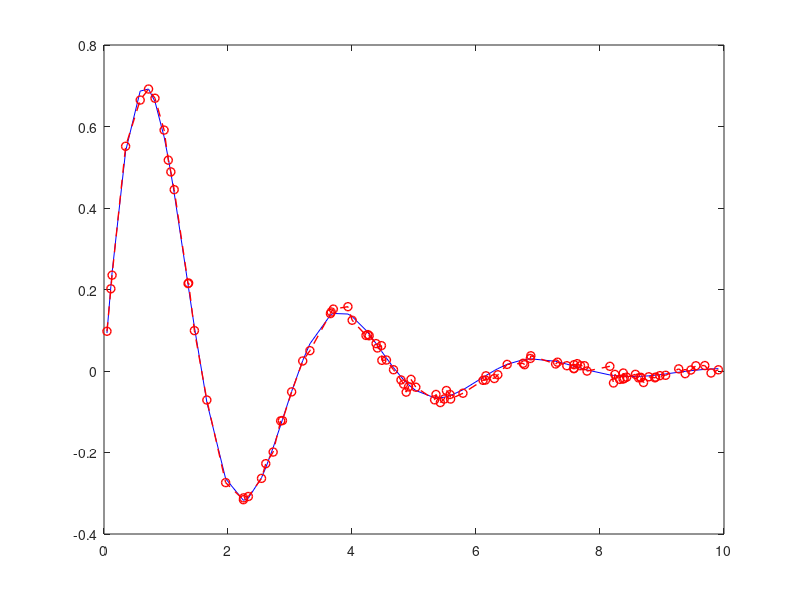

Recreate this plot in MATLAB. (Note: this script raises an error after producing the figure.)
%%  2.1 Synthetic Data
clear all; format compact; format long e;

%   Fix the seed number
rng(719271)


m = 100; %  Number of points
epsilon = 1e-2; %   Magnitude of errors
x = sort(rand(m,1)*10); %    Generate random numbers between 0 and 10
y0 = zeros(m,1); %    Pre-allocate for y=f(x,c)
y = zeros(m,1); %    Pre-allocate for y=f(x,c)+error


%   Generate the synthetic data
y0 = exp(-x/2).*sin(2*x);
y = y0 + epsilon*randn(m,1);


%   Plot y
figure('Name','Function', 'WindowStyle','docked')
plot(x,y0,'b-', x,y,'ro--', 'LineWidth',1);

%   Figure Options
legend({'f(x;c)','f(x;c)+\delta'},'FontSize',12, 'Location','North East')
title('Function Fitting','FontSize',12, 'FontWeight','normal')
xlabel('x','FontSize',12)
ylabel('y','FontSize',12,'Rotation',0)
set(gca, 'YGrid','on','XGrid','off','YMinorTick','off','XMinorTick','off','YMinorGrid','off');
%yticks([3 pi (pi-3)+pi 2*(pi-3)+pi 3*(pi-3)+pi]);
%xticks(1:n)
set(gca,'linewidth',1)
pbaspect([1.75 1 1]) % Aspect Ratio

%   Save figures as EPSC
%   Naming convention: "Problem_#_Tittle_Erik_Dali"
saveas(1,'Problem_2_1_Synthetic_Erik_Dali','epsc')


%%  2.2 Gauss-Newton Method
clear all; format compact; format long e;

%   Fix the seed number
rng(719271)

nrm = 2; %  Norm used in calculations
m = 100; %  Number of points
n = 4; %   Dimension of unknown parameters
k = 20; %  Number of iterations
%epsilon = 1e-2; %   Magnitude of errors
epsilon = 0; %   Magnitude of errors
guess = [0.95 0.45 1.95 0.05]'; %   Initial guess
%guess = [1 1 1 1]'; %   Initial guess
%guess = [0.5 -0.1 1 0.5]'; %   Initial guess
x = sort(rand(m,1)*10); %    Generate random numbers between 0 and 10
y0 = zeros(m,1); %    Pre-allocate for y=f(x,c)
y = zeros(m,1); %    Pre-allocate for y=f(x,c)+error
c0 = [1 1/2 2 0]'; %   The actual parameters
c = zeros(n,k); % Pre-allocate for the c_k (by row) amplitude c1, decay c2, period c3,  phase c4
J = zeros(m,n); % Pre-allocate for the Jacobian (by column) amplitude c1, decay c2, period c3,  phase c4
c(:,1) = guess; % Set the initial guess
K = zeros(k,1); % Pre-allocate for the conditioning number of the (J.')*J matrix
err = zeros(1,k); % Pre-allocate for the error
C = 0; %   Pre-allocate for C

%   Define the function
f = @(d) d(1)*exp(-d(2)*x).*sin((d(3)*x) + d(4));

%   Define the derivates
fc1 = @(d) exp(-d(2)*x).*sin(d(3)*x + d(4));
fc2 = @(d) -x*d(1).*exp(-d(2)*x).*sin(d(3)*x + d(4));
fc3 = @(d) x*d(1).*exp(-d(2)*x).*cos(d(3)*x + d(4));
fc4 = @(d) d(1).*exp(-d(2)*x).*cos(d(3)*x + d(4));

%   Generate the synthetic data
y0 = f(c0);
y = y0 + (epsilon*randn(m,1));


%   Apply the Gauss-Newton method
for i = 1:k
    J(:,1) = fc1( c(:,i) );
    J(:,2) = fc2( c(:,i) );
    J(:,3) = fc3( c(:,i) );
    J(:,4) = fc4( c(:,i) );
    
    %   Applying the normal method
    LHS = (J')*J;
    RHS = (J')*(y0 - f(c(:,i)) );
    R = chol(LHS);
    z = R'\RHS;
    delta_c_k = R\z;
    c(:,i+1) = c(:,i) + delta_c_k;
    K(i) = cond(LHS,2);
end


%   Convergence
for i = 1:(k-1)
    err(:,i) = norm(c(:,i+1)-c0,nrm)/(norm(c(:,i)-c0,nrm)^1.1);
end


%%  2.3 Levenberg-Marquardt Algorithm
clear all; format compact; format long e;

%   Fix the seed number
rng(719271)

nrm = 2; %  Norm used in calculations
m = 100; %  Number of points
n = 4; %   Dimension of unknown parameters
k = 20; %  Number of iterations
epsilon = 1e-2; %   Magnitude of errors
guess = [1 1 1 1]'; %   Initial guess
x = sort(rand(m,1)*10); %    Generate random numbers between 0 and 10
y0 = zeros(m,1); %    Pre-allocate for y=f(x,c)
y = zeros(m,1); %    Pre-allocate for y=f(x,c)+error
c0 = [1 1/2 2 0]; %   The actual parameters
c = zeros(n,k); % Pre-allocate for the c_k (by column) amplitude c1, decay c2, period c3,  phase c4
J = zeros(m,n); % Pre-allocate for the Jacobian (by column) amplitude c1, decay c2, period c3,  phase c4
c(:,1) = guess; % Set the initial guess
K = zeros(k,1); % Pre-allocate for the conditioning number of the (J.')*J matrix
lambda = zeros(k,1); %   Pre-allocate for lambda
lambda(1) = 0.00511; %   Initial lambda


%   Define the function
f = @(d) d(1).*exp(-d(2).*x).*sin(d(3).*x + d(4));

%   Define the derivates
fc1 = @(d) exp(-d(2).*x).*sin(d(3).*x + d(4));
fc2 = @(d) -x.*d(1).*exp(-d(2).*x).*sin(d(3).*x + d(4));
fc3 = @(d) x.*d(1).*exp(-d(2).*x).*cos(d(3).*x + d(4));
fc4 = @(d) d(1).*exp(-d(2).*x).*cos(d(3).*x + d(4));

%   Generate the synthetic data
y0 = f(c0);
y = y0 + (epsilon*randn(m,1));


%   Apply the Gauss-Newton method
for i = 1:k
    J(:,1) = fc1( c(:,i) );
    J(:,2) = fc2( c(:,i) );
    J(:,3) = fc3( c(:,i) );
    J(:,4) = fc4( c(:,i) );
    
    %   Applying the normal method
    LHS = ((J')*J) + lambda(i)*diag(diag((J')*J));
    RHS = (J')*(y0 - f(c(:,i)) );
    R = chol(LHS);
    z = R'\RHS;
    delta_c_k = R\z;
    c(:,i+1) = c(:,i) + delta_c_k;
    K(i) = cond(LHS,2);
    
    lambda(i+1) = lambda(i)/2;
    
    %   Check if overall fit is better to half the lambda, or to double it
    %   if the fit is worse
    %err1 = norm(y - f(c(:,i)),nrm);
    %err2 = norm(y - f(c(:,i+1)),nrm);
    %if err2 < err1
    %    lambda(i+1) = lambda(i)/2;
    %else
    %    lambda(i+1) = 2*lambda(i);
    %end
end


%   Plot y
x=(1:k);
figure('Name','Convergence', 'WindowStyle','docked')
plot(x,c(1,x),'bo-', x,c(2,x),'rs-', x,c(3,x),'g^-', x,c(4,x),'cd-', 'LineWidth',1);

%   Figure Options
legend({'c_{1}','c_{2}','c_{3}','c_{4}'},'FontSize',12, 'Location','North West')
title('Convergence','FontSize',12, 'FontWeight','normal')
xlabel('iteration','FontSize',12)
ylabel('estimate','FontSize',12,'Rotation',90)
set(gca, 'YGrid','on','XGrid','off','YMinorTick','off','XMinorTick','off','YMinorGrid','off');
yticks([-2 -1 0 1/2 1 2 3 4]);
%xticks(1:n)
set(gca,'linewidth',1)
pbaspect([1.75 1 1]) % Aspect Ratio

%   Save figures as EPSC
%   Naming convention: "Problem_#_Tittle_Erik_Dali"
saveas(1,'Problem_2_3_Convergence_Erik_Dali','epsc')